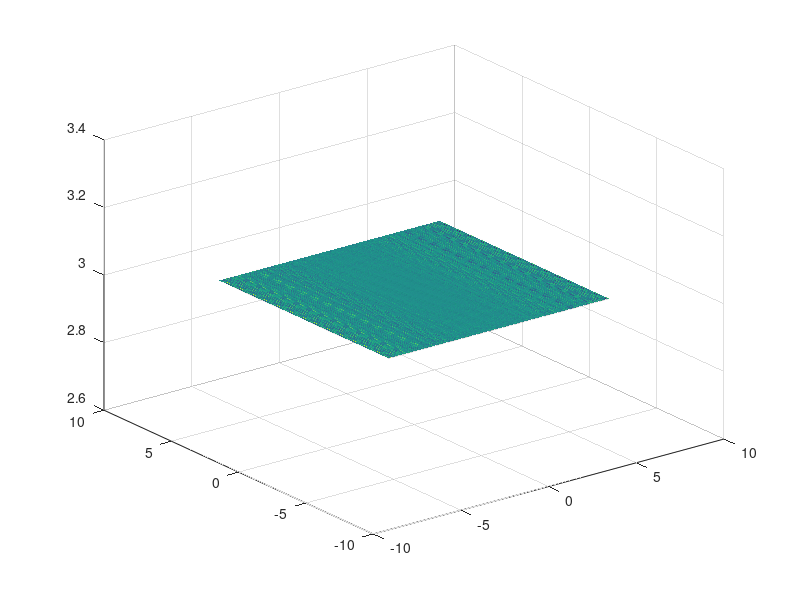

Source code (MATLAB):
clc;
clear;
a=1;
b=2;
c=3;
x=linspace(-2*pi,2*pi,1000);
y=linspace(-2*pi,2*pi,1000);
[X,Y]=meshgrid(x,y);
tmp=1-(X/a)^2-(Y/b)^2;
Z=c*sqrt(tmp);
surf(X,Y,Z);

%y=x;
%[X,Y]=meshgrid(x,y);
%tmp=(X^2)/(a^2)+(Y^2)/(b^2);
%tmp=(1-tmp)*(c^2);
%Z=sqr(tmp);
%surf(X,Y,Z);
